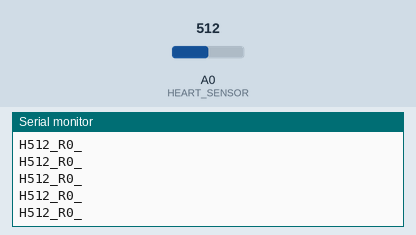
The sketch below on a simulated Arduino Uno, built with avr-gcc and run on an emulated ATmega328P. Shown: the last lines printed to the serial monitor. The inputs (shaded band) are chosen by the test bench; at power-on: A0 (HEART_SENSOR) = 512.

Above: at 1.2 s.
1.3 s: A0 (HEART_SENSOR) set to 985
At 1.33 s:
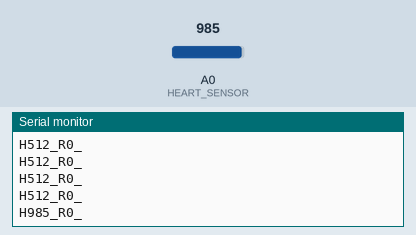
2.8 s: A0 (HEART_SENSOR) set to 1009
At 2.84 s:
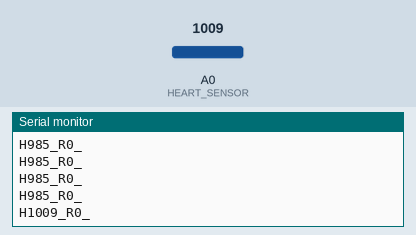
Timing chart, 0 to 5.8 s (numbered marks = the images above; inputs shaded):
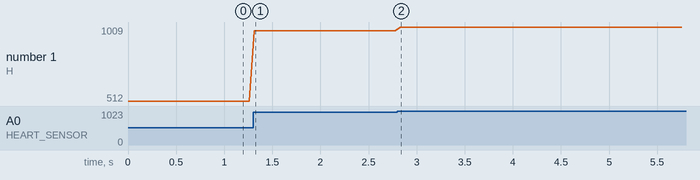

The sketch:

Arduino_ECG.ino
```cpp
//!AUM!!

#define HEART_SENSOR        A0        //HEART Beat sensor analog pin name
#define MAX_FIFO_SIZE_H    10         //buffer size

int HeartReat_fifo[MAX_FIFO_SIZE_H];    //fifo HB sesnor analog value buffer
long HB_Avg_Value = 0;                  //average of of buffer value
int pulse_delay_count = 0;              //counter for pulse delay count
char beat_detect_flag = 0;              //one pulse detect for on time flag selection

void setup()
{ Serial.begin(9600);                 //uart init
}

void loop()
{ HeartBeat_Sensor();               //get heart beat analog value and calculate heart rate
  delay(50);                        //sample delay
}


void HeartBeat_Sensor(void)
{ int pulse_analog_value = 0,pulse_rate = 0,i = 0;
  pulse_analog_value = analogRead(HEART_SENSOR);      //get heartbeat analog value

  Serial.print("H"+String(pulse_analog_value)+"_");   //print analog value on uart
//  Serial.println(pulse_analog_value);

  if(pulse_analog_value > 700)                        // pulse peak threshold
  { if(beat_detect_flag == 0)                         //one pulse at on time
    { beat_detect_flag = 1;
      pulse_rate = 60000 / (pulse_delay_count*50);    //pulse rate  =  60000 / pulse_delay_count * 20;  1> pulse rate = pulse per minute
                                                      //2>  1min = 60sec = 60000 mil sec
                                                      //3> our sampling rate = 20 mil sec
                                                      //4> pulse_delay_count = number of count btw to pulse detection
                                                      //5> so assume 40 count take between 2 pulse which (40*20 = 800)ms delay time between 2 pulse
                                                      //6> 600000 / time delay between 2 pulse = rate of pulse
      if((pulse_rate > 50)&&(pulse_rate < 150))       //pulse rate count check
      {
        for(i = 0;i<MAX_FIFO_SIZE_H - 1;i++)          //value shift inside buffer
        { HeartReat_fifo[i] = HeartReat_fifo[i+1];    //value shift inside buffer
          HB_Avg_Value += HeartReat_fifo[i];          //value shift inside buffer
        }
        HeartReat_fifo[MAX_FIFO_SIZE_H-1] = pulse_rate;
        HB_Avg_Value += HeartReat_fifo[MAX_FIFO_SIZE_H-1];  //avg of past 10 vlaue
        HB_Avg_Value /= MAX_FIFO_SIZE_H;                //avg of past 10 vlaue
      }
      pulse_delay_count = 0;
    }
  }
  else
  { beat_detect_flag = 0;
  }

  pulse_delay_count++;
  if(pulse_delay_count > 60)                                //if more time take to get value counter reset
  { pulse_delay_count = 0;
    for(i = 0;i<MAX_FIFO_SIZE_H;i++)                      //fifo clear
    { HeartReat_fifo[i] = 0;
      HB_Avg_Value = 0;
    }
  }
  Serial.println("R"+String(HB_Avg_Value)+"_");         //print heart rate on uart

}
```

Measured:
- after the input at 1.3 s, the serial monitor: prints a new line at once (image 1)
- after the input at 2.8 s, the serial monitor: prints a new line at once (image 2)
- plotted number 1: 512 → 985 after the input at 1.3 s, 985 → 1009 after the input at 2.8 s
